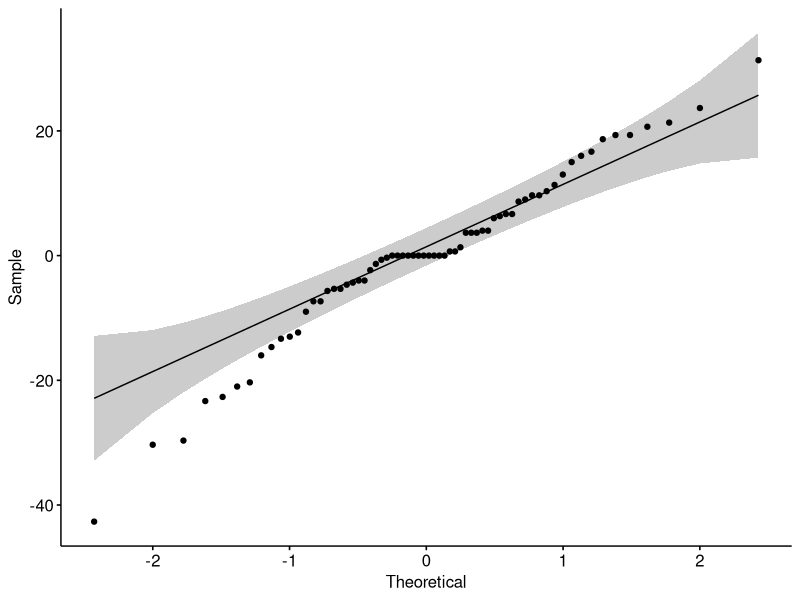
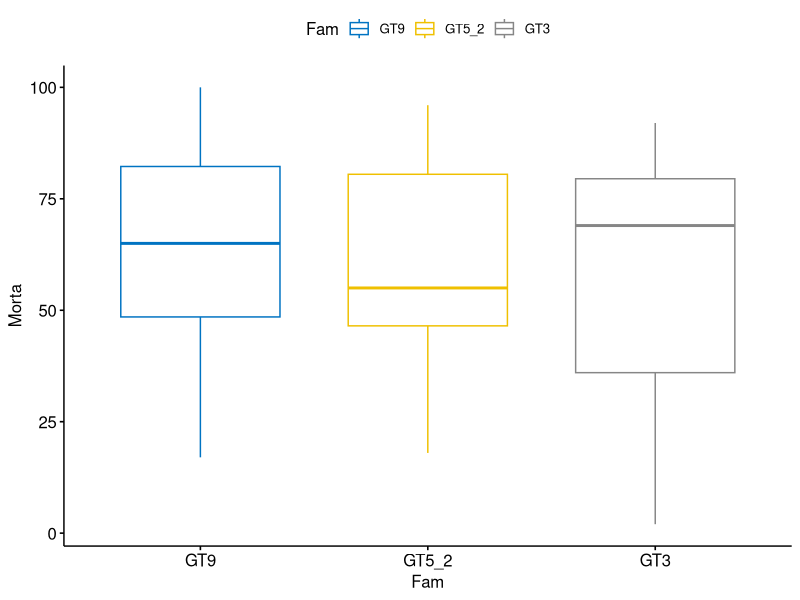
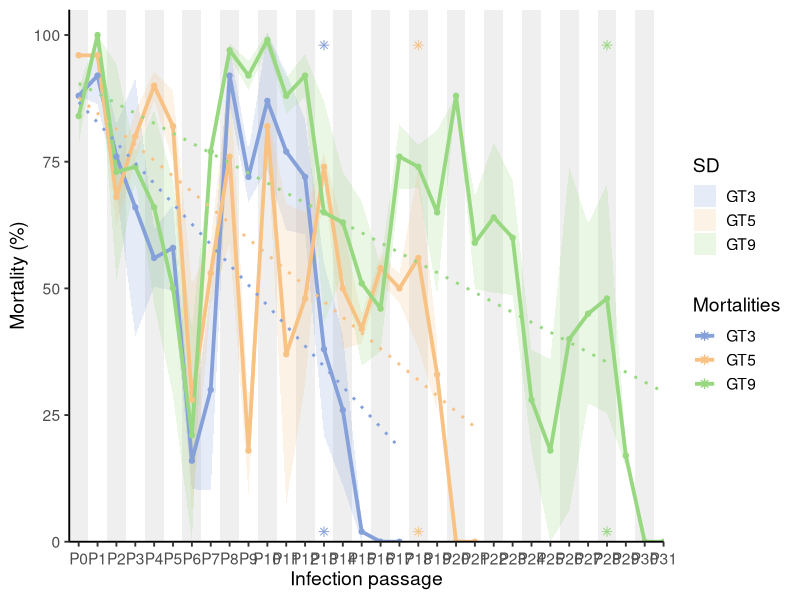

Generate these figures, in order, with R: (Note: this script raises an error after producing the figures.)
#!/usr/bin/Rscript
##title: "analysis of mortalities and load viral in mantle"
##Figures: Fig3 and FigS2
##author: "Pelletier Camille"
#date: 12/11/2026


'%!in%' <- function(x,y)!('%in%'(x,y))
options( "digits"=3)

###################################### Function to install / load package if it's not installed ###############################################
ipak <- function(pkg){
  new.pkg <- pkg[!(pkg %in% installed.packages()[, "Package"])]
  if (length(new.pkg)) 
    install.packages(new.pkg, dependencies = TRUE)
  sapply(pkg, require, character.only = TRUE)
}

ipak(unique(
  c( "ggplot2", "tidyr","ggpubr","tidyverse","rstatix","dplyr") 
) )


addline_format <- function(x,...){
  gsub('//s','/n',x)
}

###################################### MORTALITIES ###############################################
#------------------------------------------------------------------import mortality datas---------------------------------------------------------------------

mortalities<- read.csv2("./data_mortality.csv", header=T)
data_morta_replicats <- read.csv2("./pourcentages_mortalites_proxy_replicates.csv", header=T, row.names =1)
viralLoad<- read.csv2("./load_viral_TR463.csv", header=F)
meanViralLoad<- read.csv2("./load_viral_moyen_TR463.csv", header=T) 


#------------------------------------------------------------------prepare datas------------------------------------------------------------------------------
mat_mortalities <- matrix(data=0,nrow=nrow(mortalities)*(ncol(mortalities)-1),ncol=4)
colnames(mat_mortalities) <- c("Fam_Gen", "Fam", "Gen", "Morta")

compteur=1
for (i in 1:nrow(mortalities)){
  Fam_i <- mortalities[i,1]
  for (j in 2:ncol(mortalities)){
    Gen_name <- colnames(mortalities)[j]
    Gen_i <- mortalities[i,j]
    
    mat_mortalities[compteur,1] <- paste0(Fam_i,"_",Gen_name)
    mat_mortalities[compteur,4] <- Gen_i
    mat_mortalities[compteur,2] <- Fam_i
    mat_mortalities[compteur,3] <-Gen_name
    compteur <- compteur+1
  }
  
}


mat_mortalities <- na.omit(as.data.frame(mat_mortalities))
mat_mortalities <- as.data.frame(mat_mortalities)
mat_mortalities$Morta <- as.numeric(mat_mortalities$Morta)
mat_mortalities <- mat_mortalities[mat_mortalities[,4]!=0,]


#------------------------------------------------------------------test for significance----------------------------------------------------------------------


kruskal.test(Morta ~ Gen, data = mat_mortalities)
kruskal.test(Morta ~ Fam, data = mat_mortalities)



# Construct linear model
model  <- lm(Morta ~ Gen, data = mat_mortalities)
# QQ plot of residus
ggqqplot(residuals(model))

# Normality test of Shapiro-Wilk
shapiro_test(residuals(model))


summary_stats_morta_gen<- mat_mortalities %>% group_by(Gen) %>% get_summary_stats(Morta, type="mean_sd")
summary_stats_morta_fam<- mat_mortalities %>% group_by(Fam) %>% get_summary_stats(Morta, type="mean_sd")


bxp <- ggboxplot(
  mat_mortalities, x = "Fam", y = "Morta",
  color = "Fam", palette = "jco"
)
bxp



mat_mortalities$Gen <- as.numeric(gsub("G", "", mat_mortalities$Gen))
mat_mortalities$Fam <- gsub("GT", "", mat_mortalities$Fam) 
mat_mortalities$Fam <- as.numeric(gsub("_2", "", mat_mortalities$Fam)) 

res.aov1 <- mat_mortalities %>% anova_test(Morta ~ Fam*Gen)
res.aov1

#-----------------------------------------------------------plot datas-----------------------------------------------------------------------------------

# convert table to data frame
mortalities <- as.data.frame(data_morta_replicats)


# Time
G <- as.numeric(gsub("G", "", colnames(mortalities)))

# compute standard deviation
calc_sd <- function(r1, r2) {
  apply(rbind(r1, r2), 2, sd, na.rm = TRUE)
}


df <- bind_rows(
  data.frame(G = G, GT = "GT3",
             mean = as.numeric(mortalities["GT3", ]),
             sd   = calc_sd(mortalities["GT3_R1", ], mortalities["GT3_R2", ])),
  data.frame(G = G, GT = "GT5",
             mean = as.numeric(mortalities["GT5", ]),
             sd   = calc_sd(mortalities["GT5_R1", ], mortalities["GT5_R2", ])),
  data.frame(G = G, GT = "GT9",
             mean = as.numeric(mortalities["GT9", ]),
             sd   = calc_sd(mortalities["GT9_R1", ], mortalities["GT9_R2", ]))
) %>%
  filter(!is.na(mean)) %>% mutate(sd = ifelse(!is.na(sd) & sd > mean, mean, sd))




bg <- data.frame(
  xmin = seq(-0.5, max(G), by = 2),
  xmax = seq(0.5, max(G) + 1, by = 2)
)

last_points <- df %>%
  group_by(GT) %>%
  filter((GT == "GT3" & G == 13) |
           (GT == "GT5" & G == 18) |
           (GT == "GT9" & G == 28))



plotA <- ggplot() +
  geom_rect(data = bg,
            aes(xmin = xmin, xmax = xmax, ymin = -Inf, ymax = Inf),
            fill = "grey90", alpha = 0.6) +
  # ± SD
  geom_ribbon(data = df,
              aes(x = G, ymin = mean - sd, ymax = mean + sd, fill = GT),
              alpha = 0.2) +
  
  # Courbes de mortalité
  geom_line(data = df,
            aes(x = G, y = mean, color = GT, group = GT),
            linewidth = 1.3) +
  geom_point(data = df,
             aes(x = G, y = mean, color = GT),
             size = 1.5)+
  
  # Courbes de tendance
  geom_smooth(data = df,
              aes(x = G, y = mean, color = GT, group = GT),
              method = "lm", se = FALSE, linetype = "dotted", linewidth = 1) +
  
  # Étoiles bas
  geom_point(data = last_points,
             aes(x = G, y = 2, color = GT), shape = 8,
             size = 2) +
  
  # Étoiles haut
  geom_point(data = last_points,
             aes(x = G, y = 98, color = GT), shape = 8,
             size = 2) +
  
  # Scales
    scale_y_continuous(limits = c(0, 105), expand = c(0, 0)) +
  scale_x_continuous(
    breaks = seq(0, max(df$G)),     
    labels = paste0("P", seq(0, max(df$G))), 
    expand = c(0,0)
  )+
  scale_color_manual(
    values = c("GT3" = "#86a1da", "GT5" = "#f8c284", "GT9" = "#98d881", 
               name="Last sequenced samples")
  ) +
  scale_fill_manual(
    values = c("GT3" = "#86a1da", "GT5" = "#f8c284", "GT9" = "#98d881"),
    name = "SD"
  ) +
  scale_shape_manual(
    values = c("GT3" = 8, "GT5" = 8, "GT9" = 8),
    name = "Last sequenced samples"
  ) +
  
  labs(
    x = "Infection passage",
    y = "Mortality (%)",
    color = "Mortalities",
    fill  = "Mortalities"
  ) +
  
  theme_classic(base_size = 14) +
  theme(
    legend.position = "right",
    axis.text.x = element_text(angle = 0, vjust = 0.5)
  )

plotA

#----------------------with tendency curves for each replicates 
# Data frame long
df <- bind_rows(
  data.frame(G = G, GT = "GT3_R1",
             mean = as.numeric(mortalities["GT3_R1", ]),
             sd   = calc_sd(mortalities["GT3_R1", ], mortalities["GT3_R2", ])),
  data.frame(G = G, GT = "GT3_R2",
             mean = as.numeric(mortalities["GT3_R2", ]),
             sd   = calc_sd(mortalities["GT3_R1", ], mortalities["GT3_R2", ])),
  data.frame(G = G, GT = "GT5_R1",
             mean = as.numeric(mortalities["GT5_R1", ]),
             sd   = calc_sd(mortalities["GT5_R1", ], mortalities["GT5_R2", ])),
  data.frame(G = G, GT = "GT5_R2",
             mean = as.numeric(mortalities["GT5_R2", ]),
             sd   = calc_sd(mortalities["GT5_R1", ], mortalities["GT5_R2", ])),
  data.frame(G = G, GT = "GT9_R1",
             mean = as.numeric(mortalities["GT9_R1", ]),
             sd   = calc_sd(mortalities["GT9_R1", ], mortalities["GT9_R2", ])),
  data.frame(G = G, GT = "GT9_R2",
             mean = as.numeric(mortalities["GT9_R2", ]),
             sd   = calc_sd(mortalities["GT9_R1", ], mortalities["GT9_R2", ]))
) %>%
  filter(!is.na(mean)) %>% mutate(sd = ifelse(!is.na(sd) & sd > mean, mean, sd))


  
plotSA1 <- ggplot() +
  geom_rect(data = bg,
            aes(xmin = xmin, xmax = xmax, ymin = -Inf, ymax = Inf),
            fill = "grey90", alpha = 0.6) +
  
  # Courbes de mortalité
  geom_line(data = df,
            aes(x = G, y = mean, color = GT, group = GT),
            linewidth = 1.3) +
  geom_point(data = df,
             aes(x = G, y = mean, color = GT),
             size = 1.5) +
    # Courbes de tendance
  geom_smooth(data = df,
              aes(x = G, y = mean, color = GT, group = GT),
              method = "lm", se = FALSE, linetype = "dotted", linewidth = 1) +
  
  # Équations + R²
  stat_poly_eq(
    data = df,
    aes(x = G, y = mean, color = GT,
        label = paste0(
          "atop(",
          after_stat(eq.label), ", ",
          after_stat(rr.label),
          ")")),
    formula = y ~ x,
    parse = TRUE,
    size = 3,
    label.x = "right",
    label.y =  "top",
  )+
  
  # Étoiles bas
  geom_point(data = last_points,
             aes(x = G, y = 2, color = GT), shape = 8,
             size = 2) +
  
  # Étoiles haut
  geom_point(data = last_points,
             aes(x = G, y = 98, color = GT), shape = 8,
             size = 2) +
  
  # Scales
  scale_y_continuous(limits = c(0, 105), expand = c(0, 0)) +
  scale_x_continuous(
    breaks = seq(0, max(df$G)),     
    labels = paste0("P", seq(0, max(df$G))), 
    expand = c(0,0)
  )+
  scale_color_manual(
    values = c("GT3_R1" = "steelblue1", "GT3_R2" = "deepskyblue4", "GT5_R1" = "lightsalmon","GT5_R2" = "coral",  "GT9_R1" = "darkseagreen2", "GT9_R2" = "darkseagreen4", 
               name="Last sequenced samples")
  ) +
  scale_fill_manual(
    values = c("GT3_R1" = "steelblue1", "GT3_R2" = "deepskyblue4", "GT5_R1" = "lightsalmon","GT5_R2" = "coral",  "GT9_R1" = "darkseagreen2", "GT9_R2" = "darkseagreen4"),
    name = "SD"
  ) +
  scale_shape_manual(
    values = c("GT3" = 8, "GT5" = 8, "GT9" = 8),
    name = "Last sequenced samples"
  ) +
  
  labs(
    x = "Infection passage",
    y = "Mortality (%)",
    color = "Mortalities",
    fill  = "Mortalities"
  ) +
  
  theme_classic(base_size = 14) +
  theme(
    legend.position = "right",
    axis.text.x = element_text(angle = 0, vjust = 0.5)
  )

x11()
plotSA1

#----------------------------------analysis of global co-variance of mortality rates --------------------------------
# Remove the first three rows (GT9, GT5, GT3) to keep only replicates
replicates_only <- mortalities[-c(1:3), ]

# Sort the rows alphabetically by row names
replicates_only <- replicates_only[order(rownames(replicates_only)),]

# Rename the rows with new labels for clarity
rownames(replicates_only) <- c("FA_R1", "FA_R2", "C_R1", "C_R2", "NFA_R1", "NFA_R2")

# Transpose the table so that columns represent replicates
mortality_t <- t(replicates_only)

# Calculate the global correlation matrix between replicates, ignoring NA values
cor_global <- cor(mortality_t, use = "pairwise.complete.obs")
print("Global correlation matrix:")
print(cor_global)

# Visualize the global correlation matrix using corrplot
# - method = "color" for a colored heatmap
# - addCoef.col = "black" to display correlation values on the plot
# - number.cex controls the size of the displayed coefficients
# - tl.col and tl.srt set label color and rotation
# - col defines a custom gradient from coral → yellow → green
# - title and mar set the plot title and margins

plotSA2 <- corrplot(cor_global, method = "color", addCoef.col = "black", number.cex = 0.6,
         tl.col = "black", tl.srt = 45, 
         col = colorRampPalette(c("snow4", "lightgoldenrodyellow", "plum4"))(200), 
         title = "", mar=c(0,0,2,0))



###################################### VIRAL LOAD ###############################################

#------------------------------------------------------------------prepare datas--------------------------------------------------------------------------

viralLoad_family <- viralLoad %>% 
  tidyr::separate(V1, c("Family","Replicate"), sep =c("_") ,remove = FALSE) %>%
  dplyr::mutate(param= glue::glue("{Family}_{V2}"))


#------------------------------------------------------------------plot datas--------------------------------------------------------------------------

plotB <- ggplot(viralLoad_family, aes(x=V2, y=V3, fill=Family)) + scale_y_continuous(trans='log10') +
  geom_boxplot(position=position_dodge(1))+  scale_x_discrete(limits=c("G0", "G5", "G10","G13","G15","G18","G20","G24","G28")) +
  geom_dotplot(binaxis='y', stackdir='center', dotsize=0.5,
               position=position_dodge(1)) +scale_fill_manual(values=c("#0033FF", "#FF9933", "#99CC00"))+
  geom_line(data = meanViralLoad[meanViralLoad$Family == "GT3",], 
            mapping = aes(x = Generation, y = Load, group=1),color="#0033FF", linewidth=2)+
  geom_line(data = meanViralLoad[meanViralLoad$Family == "GT5",], 
            mapping = aes(x = Generation, y = Load, group=1),color="#FF9933", linewidth=2)+
  geom_line(data = meanViralLoad[meanViralLoad$Family == "GT9",], 
            mapping = aes(x = Generation, y = Load, group=1),color="#99CC00", linewidth=2) + 
  ggtitle("") +
  xlab("Infection generation") + ylab("log10(Viral copy number/ng of DNA") + theme_classic()


plotB

#------------------------------------------------------------------test for significance----------------------------------------------------------------------

# Construct linear model
model1 <- lm(V3 ~ V2, data = viralLoad_family)
model2  <- lm(V3 ~ Family, data = viralLoad_family)
# QQ plot of residus
ggqqplot(residuals(model1))
ggqqplot(residuals(model2))
# Normality test of Shapiro-Wilk
shapiro_test(residuals(model1))
shapiro_test(residuals(model2))

kruskal.test(V3 ~ V2, data = viralLoad_family)
kruskal.test(V3 ~ Family, data = viralLoad_family)


summary_stats_loadVir_gen<- viralLoad_family %>% group_by(V2) %>% get_summary_stats(V3, type="mean_sd")
summary_stats_loadVir_fam<- viralLoad_family %>% group_by(Family) %>% get_summary_stats(V3, type="mean_sd")
summary_stats_loadVir_fam_Gen<- viralLoad_family %>% group_by(Family,V2) %>% get_summary_stats(V3, type="mean_sd")

res.aov2 <- viralLoad_family %>% anova_test(V3 ~ Family*V2)
res.aov2




anova_mat<- rbind(res.aov1, res.aov2, res.aov3, res.aov4)
anova_mat[1,1] <- "Mortalities ~ oyster populations"
anova_mat[2,1] <- "Mortalities ~ infection generations"
anova_mat[3,1] <- "Viral DNA copy number ~ oyster populations"
anova_mat[4,1] <- "Viral DNA copy number ~ infection generations"

anova_mat
#---------------------------------------------------------------plot global--------------------------------------------------------------

figure_global <- plotA | plotB
figure_global
